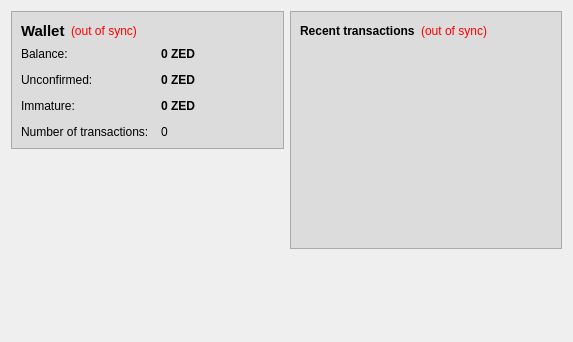
<?xml version="1.0" encoding="UTF-8"?>
<ui version="4.0">
 <class>OverviewPage</class>
 <widget class="QWidget" name="OverviewPage">
  <property name="geometry">
   <rect>
    <x>0</x>
    <y>0</y>
    <width>573</width>
    <height>342</height>
   </rect>
  </property>
  <property name="windowTitle">
   <string>Form</string>
  </property>
  <layout class="QHBoxLayout" name="horizontalLayout" stretch="1,1">
   <item>
    <layout class="QVBoxLayout" name="verticalLayout_2">
     <item>
      <widget class="QFrame" name="frame">
       <property name="styleSheet">
        <string notr="true">background-color: rgb(220, 220, 220);</string>
       </property>
       <property name="frameShape">
        <enum>QFrame::StyledPanel</enum>
       </property>
       <property name="frameShadow">
        <enum>QFrame::Raised</enum>
       </property>
       <layout class="QVBoxLayout" name="verticalLayout_4">
        <item>
         <layout class="QHBoxLayout" name="horizontalLayout_4">
          <item>
           <widget class="QLabel" name="label_5">
            <property name="font">
             <font>
              <pointsize>11</pointsize>
              <weight>75</weight>
              <bold>true</bold>
             </font>
            </property>
            <property name="text">
             <string>Wallet</string>
            </property>
           </widget>
          </item>
          <item>
           <widget class="QLabel" name="labelWalletStatus">
            <property name="toolTip">
             <string>The displayed information may be out of date. Your wallet automatically synchronizes with the ZedCoin network after a connection is established, but this process has not completed yet.</string>
            </property>
            <property name="styleSheet">
             <string notr="true">QLabel { color: red; }</string>
            </property>
            <property name="text">
             <string notr="true">(out of sync)</string>
            </property>
            <property name="alignment">
             <set>Qt::AlignLeading|Qt::AlignLeft|Qt::AlignVCenter</set>
            </property>
           </widget>
          </item>
          <item>
           <spacer name="horizontalSpacer_2">
            <property name="orientation">
             <enum>Qt::Horizontal</enum>
            </property>
            <property name="sizeHint" stdset="0">
             <size>
              <width>40</width>
              <height>20</height>
             </size>
            </property>
           </spacer>
          </item>
         </layout>
        </item>
        <item>
         <layout class="QFormLayout" name="formLayout_2">
          <property name="fieldGrowthPolicy">
           <enum>QFormLayout::AllNonFixedFieldsGrow</enum>
          </property>
          <property name="horizontalSpacing">
           <number>12</number>
          </property>
          <property name="verticalSpacing">
           <number>12</number>
          </property>
          <item row="0" column="0">
           <widget class="QLabel" name="label">
            <property name="text">
             <string>Balance:</string>
            </property>
           </widget>
          </item>
          <item row="0" column="1">
           <widget class="QLabel" name="labelBalance">
            <property name="font">
             <font>
              <weight>75</weight>
              <bold>true</bold>
             </font>
            </property>
            <property name="cursor">
             <cursorShape>IBeamCursor</cursorShape>
            </property>
            <property name="toolTip">
             <string>Your current balance</string>
            </property>
            <property name="text">
             <string notr="true">0 ZED</string>
            </property>
            <property name="textInteractionFlags">
             <set>Qt::LinksAccessibleByMouse|Qt::TextSelectableByKeyboard|Qt::TextSelectableByMouse</set>
            </property>
           </widget>
          </item>
          <item row="1" column="0">
           <widget class="QLabel" name="label_3">
            <property name="text">
             <string>Unconfirmed:</string>
            </property>
           </widget>
          </item>
          <item row="1" column="1">
           <widget class="QLabel" name="labelUnconfirmed">
            <property name="font">
             <font>
              <weight>75</weight>
              <bold>true</bold>
             </font>
            </property>
            <property name="cursor">
             <cursorShape>IBeamCursor</cursorShape>
            </property>
            <property name="toolTip">
             <string>Total of transactions that have yet to be confirmed, and do not yet count toward the current balance</string>
            </property>
            <property name="text">
             <string notr="true">0 ZED</string>
            </property>
            <property name="textInteractionFlags">
             <set>Qt::LinksAccessibleByMouse|Qt::TextSelectableByKeyboard|Qt::TextSelectableByMouse</set>
            </property>
           </widget>
          </item>
          <item row="3" column="0">
           <widget class="QLabel" name="label_2">
            <property name="text">
             <string>Number of transactions:</string>
            </property>
           </widget>
          </item>
          <item row="3" column="1">
           <widget class="QLabel" name="labelNumTransactions">
            <property name="toolTip">
             <string>Total number of transactions in wallet</string>
            </property>
            <property name="text">
             <string notr="true">0</string>
            </property>
           </widget>
          </item>
          <item row="2" column="0">
           <widget class="QLabel" name="labelImmatureText">
            <property name="text">
             <string>Immature:</string>
            </property>
           </widget>
          </item>
          <item row="2" column="1">
           <widget class="QLabel" name="labelImmature">
            <property name="font">
             <font>
              <weight>75</weight>
              <bold>true</bold>
             </font>
            </property>
            <property name="toolTip">
             <string>Mined balance that has not yet matured</string>
            </property>
            <property name="text">
             <string notr="true">0 ZED</string>
            </property>
            <property name="textInteractionFlags">
             <set>Qt::LinksAccessibleByMouse|Qt::TextSelectableByKeyboard|Qt::TextSelectableByMouse</set>
            </property>
           </widget>
          </item>
         </layout>
        </item>
       </layout>
      </widget>
     </item>
     <item>
      <spacer name="verticalSpacer">
       <property name="orientation">
        <enum>Qt::Vertical</enum>
       </property>
       <property name="sizeHint" stdset="0">
        <size>
         <width>20</width>
         <height>40</height>
        </size>
       </property>
      </spacer>
     </item>
     <item>
      <widget class="QLabel" name="label_6">
       <property name="text">
        <string/>
       </property>
       <property name="pixmap">
        <pixmap resource="../bitcoin.qrc">:/images/backg</pixmap>
       </property>
       <property name="scaledContents">
        <bool>false</bool>
       </property>
       <property name="alignment">
        <set>Qt::AlignCenter</set>
       </property>
       <property name="margin">
        <number>-2</number>
       </property>
      </widget>
     </item>
    </layout>
   </item>
   <item>
    <layout class="QVBoxLayout" name="verticalLayout_3">
     <item>
      <widget class="QFrame" name="frame_2">
       <property name="styleSheet">
        <string notr="true">background-color: rgb(220, 220, 220);</string>
       </property>
       <property name="frameShape">
        <enum>QFrame::StyledPanel</enum>
       </property>
       <property name="frameShadow">
        <enum>QFrame::Raised</enum>
       </property>
       <layout class="QVBoxLayout" name="verticalLayout">
        <item>
         <layout class="QHBoxLayout" name="horizontalLayout_2">
          <item>
           <widget class="QLabel" name="label_4">
            <property name="text">
             <string>&lt;b&gt;Recent transactions&lt;/b&gt;</string>
            </property>
           </widget>
          </item>
          <item>
           <widget class="QLabel" name="labelTransactionsStatus">
            <property name="toolTip">
             <string>The displayed information may be out of date. Your wallet automatically synchronizes with the ZedCoin network after a connection is established, but this process has not completed yet.</string>
            </property>
            <property name="styleSheet">
             <string notr="true">QLabel { color: red; }</string>
            </property>
            <property name="text">
             <string notr="true">(out of sync)</string>
            </property>
            <property name="alignment">
             <set>Qt::AlignRight|Qt::AlignTrailing|Qt::AlignVCenter</set>
            </property>
           </widget>
          </item>
          <item>
           <spacer name="horizontalSpacer">
            <property name="orientation">
             <enum>Qt::Horizontal</enum>
            </property>
            <property name="sizeHint" stdset="0">
             <size>
              <width>40</width>
              <height>20</height>
             </size>
            </property>
           </spacer>
          </item>
         </layout>
        </item>
        <item>
         <widget class="QListView" name="listTransactions">
          <property name="styleSheet">
           <string notr="true">QListView { background: transparent; }</string>
          </property>
          <property name="frameShape">
           <enum>QFrame::NoFrame</enum>
          </property>
          <property name="verticalScrollBarPolicy">
           <enum>Qt::ScrollBarAlwaysOff</enum>
          </property>
          <property name="horizontalScrollBarPolicy">
           <enum>Qt::ScrollBarAlwaysOff</enum>
          </property>
          <property name="selectionMode">
           <enum>QAbstractItemView::NoSelection</enum>
          </property>
         </widget>
        </item>
       </layout>
      </widget>
     </item>
     <item>
      <spacer name="verticalSpacer_2">
       <property name="orientation">
        <enum>Qt::Vertical</enum>
       </property>
       <property name="sizeHint" stdset="0">
        <size>
         <width>20</width>
         <height>40</height>
        </size>
       </property>
      </spacer>
     </item>
    </layout>
   </item>
  </layout>
 </widget>
 <resources>
  <include location="../bitcoin.qrc"/>
 </resources>
 <connections/>
</ui>
